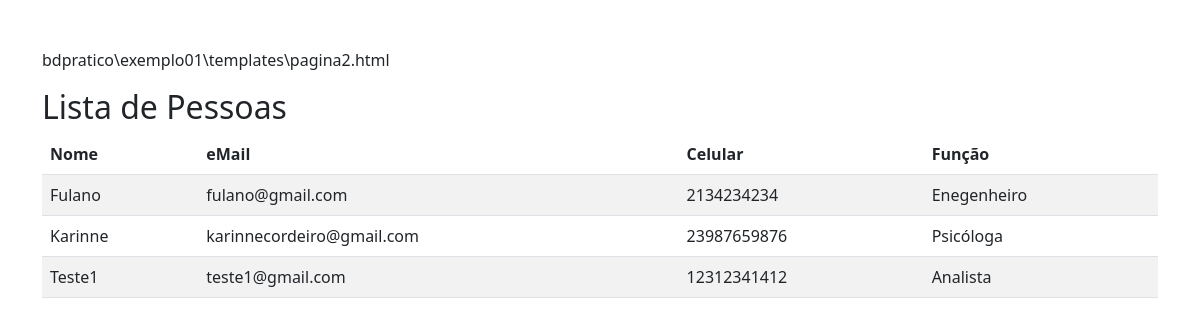
/pagina2, run on an earlier commit of the app's database.
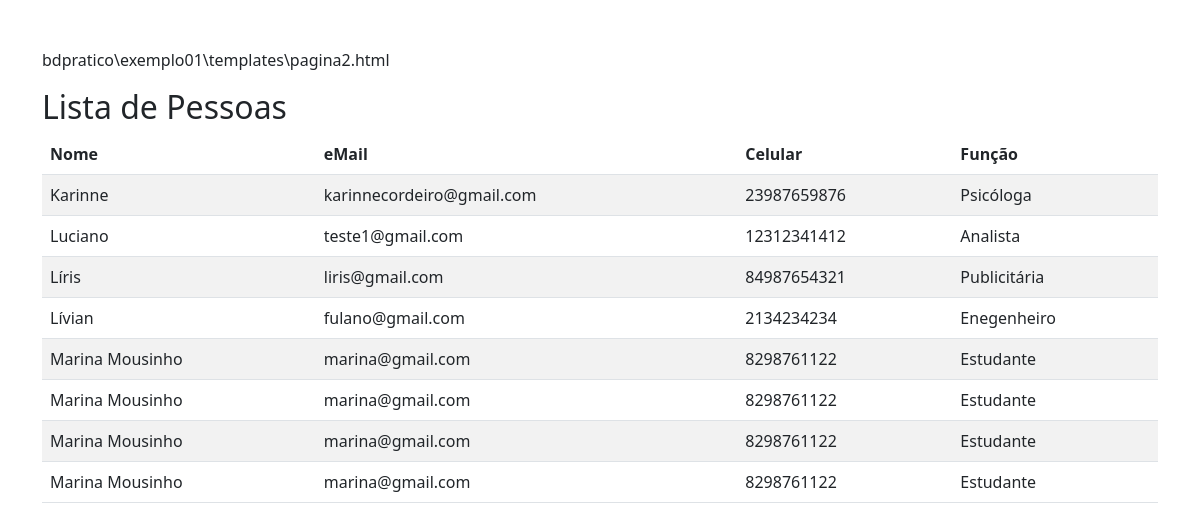
And on a later commit of the database.
### exemplo01/models.py (models this page shows, shortened)
class Pessoa(models.Model):
    nome = models.CharField(max_length=50, null=False, blank=False, verbose_name='Nome')
    email = models.CharField(max_length=50, null=False, blank=False, verbose_name='eMail')
    celular = models.CharField(max_length=20, null=True, blank=True, verbose_name='celular')
    funcao = models.CharField(max_length=30, null=True, blank=True, verbose_name='Funcao')
    nascimento = models.DateField(null=True, blank=True, verbose_name='Nascimento')
    ativo = models.BooleanField(default=True, verbose_name='Ativo')
    class Meta:
        ordering = ['nome', 'funcao']

### exemplo01/views.py (the view)
# urls.py: path('pagina2', views.pagina2, name='pagina2_alias'),
def pagina2(request):
    dicionario = {}
    registros = Pessoa.objects.all()
    dicionario['pessoas'] = registros
    return render(request, 'pagina2.html', dicionario)

### exemplo01/templates/pagina2.html (shortened to what this page needs)
{% load static %}
<!DOCTYPE html>
<html lang="pt-br">
<head>
    <link href="https://cdn.jsdelivr.net/npm/bootstrap@5.3.0/dist/css/bootstrap.min.css" rel="stylesheet">
</head>
<body>
    <div class="container mt-5">
        <p>bdpratico\exemplo01\templates\pagina2.html</p>
        <h1 class="h2">Lista de Pessoas</h1>
        <table class="table table-striped table-hover">
            <thead>
                <tr>
                    <th>Nome</th>
                    <th>eMail</th>
                    <th>Celular</th>
                    <th>Função</th>
                </tr>
            </thead>
            <tbody>
                {% for regs in pessoas %}
                <tr>
                    <td>{{ regs.nome }}</td>
                    <td>{{ regs.email }}</td>
                    <td>{{ regs.celular }}</td>
                    <td>{{ regs.funcao }}</td>
                </tr>
                {% endfor %}
            </tbody>
        </table>
    </div>
</body>
</html>

What changed in the data, as far as the page shows it:
changed Pessoa "teste1@gmail.com": nome "Teste1" → "Luciano"
added Pessoa: nome "Líris", email "liris@gmail.com", celular "84987654321", funcao "Publicitária"
changed Pessoa "fulano@gmail.com": nome "Fulano" → "Lívian"; moves down the list
added Pessoa: nome "Marina Mousinho", email "marina@gmail.com", celular "8298761122", funcao "Estudante"
added Pessoa: nome "Marina Mousinho", email "marina@gmail.com", celular "8298761122", funcao "Estudante"
added Pessoa: nome "Marina Mousinho", email "marina@gmail.com", celular "8298761122", funcao "Estudante"
added Pessoa: nome "Marina Mousinho", email "marina@gmail.com", celular "8298761122", funcao "Estudante"
